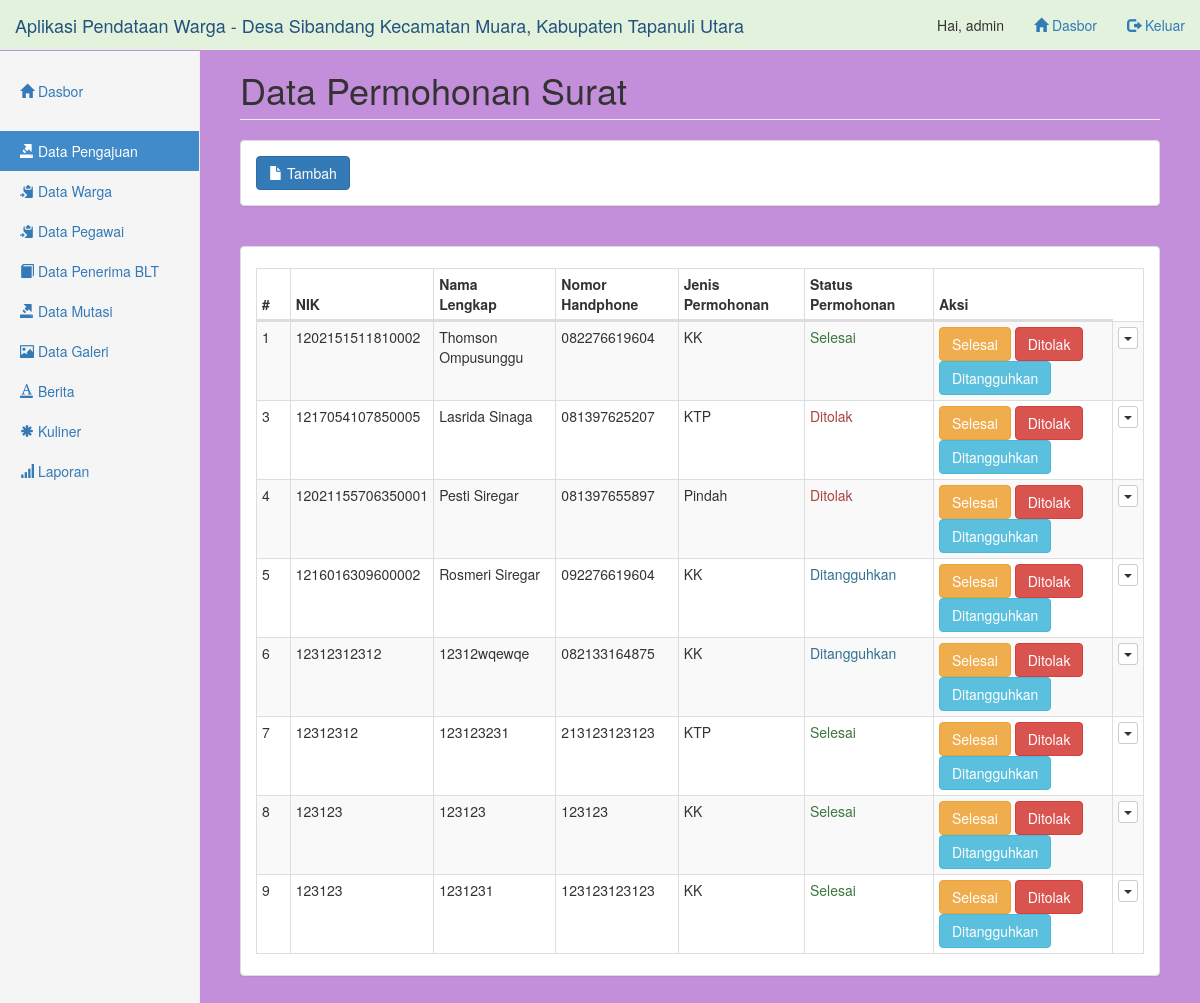
/pages/pengajuan/index.php (signed in), run on the app's committed database.
### tables this page shows
CREATE TABLE `permohonan_surat` (
  `id` int NOT NULL,
  `nik` varchar(39) NOT NULL,
  `nama` varchar(199) NOT NULL,
  `nohp` varchar(25) NOT NULL,
  `jenis` varchar(50) NOT NULL,
  `status` varchar(15) DEFAULT NULL,
  `file_lampiran` varchar(255) DEFAULT NULL
);

### pages/pengajuan/data-index.php (called while the page is built)
<?php
include('../../config/koneksi.php');
$query = "SELECT * FROM permohonan_surat";
$hasil = mysqli_query($db, $query);
$data_permohonan_surat = array();
while ($row = mysqli_fetch_assoc($hasil)) {
    $data_permohonan_surat[] = $row;
}

### pages/pengajuan/index.php (the view, shortened to what this page needs)
<?php include('../_partials/top.php') ?>
<h1 class="page-header">Data Permohonan Surat</h1>
<?php include('data-index.php') ?>
<div class="panel panel-default">
    <div class="panel-body">
        <table class="table table-striped table-bordered table-condensed table-hover" id="datatable">
            <thead>
                <tr>
                    <th>#</th>
                    <th>NIK</th>
                    <th>Nama Lengkap</th>
                    <th>Nomor Handphone</th>
                    <th>Jenis Permohonan</th>
                    <th>Status Permohonan</th>
                    <th>Aksi</th>
                </tr>
            </thead>
            <tbody>
                <?php foreach ($data_permohonan_surat as $permohonan_surat) : ?>
                    <tr>
                        <td><?= $permohonan_surat['id'] ?></td>
                        <td><?= $permohonan_surat['nik'] ?></td>
                        <td><?= $permohonan_surat['nama'] ?></td>
                        <td><?= $permohonan_surat['nohp'] ?></td>
                        <td><?= $permohonan_surat['jenis'] ?></td>
                        <td>
                            <?php if ($permohonan_surat['status'] == 'Selesai') : ?>
                                <span class="text-success">
                                    <?= $permohonan_surat['status'] ?>
                                </span>
                            <?php elseif ($permohonan_surat['status'] == 'Ditolak') : ?>
                                <span class="text-danger">
                                    <?= $permohonan_surat['status'] ?>
                                </span>
                            <?php else : ?>
                                <span class="text-info">
                                    <?= $permohonan_surat['status'] ?>
                                </span>
                            <?php endif; ?>
                        </td>
                        <td>
                            <a class="btn btn-warning" href="update.php?status=Selesai&id=<?= $permohonan_surat['id'] ?>">
                                Selesai
                            </a>
                            <a class="btn btn-danger" href="update.php?status=Ditolak&id=<?= $permohonan_surat['id'] ?>">
                                Ditolak
                            </a>
                            <a class="btn btn-info" href="update.php?status=Ditangguhkan&id=<?= $permohonan_surat['id'] ?>">
                                Ditangguhkan
                            </a>
                        </td>
                        <td>
                            <div class="btn-group pull-right">
                                <button type="button" class="btn btn-default btn-xs dropdown-toggle" data-toggle="dropdown" aria-expanded="true">
                                    <span class="caret"></span>
                                </button>
                            </div>
                        </td>
                    </tr>
                <?php endforeach ?>
            </tbody>
        </table>
        <?php include('../_partials/bottom.php') ?>

### assets/css/dashboard.css (style rules this page uses)
body { padding-top: 50px; }
.main .page-header { margin-top: 0; }

### data on the page
permohonan_surat: id "1", nik "1202151511810002", nama "Thomson Ompusunggu", nohp "082276619604", jenis "KK", status "Selesai"
permohonan_surat: id "3", nik "1217054107850005", nama "Lasrida Sinaga", nohp "081397625207", jenis "KTP", status "Ditolak"
permohonan_surat: id "4", nik "12021155706350001", nama "Pesti Siregar", nohp "081397655897", jenis "Pindah", status "Ditolak"
permohonan_surat: id "5", nik "1216016309600002", nama "Rosmeri Siregar", nohp "092276619604", jenis "KK", status "Ditangguhkan"
permohonan_surat: id "6", nik "12312312312", nama "12312wqewqe", nohp "082133164875", jenis "KK", status "Ditangguhkan"
permohonan_surat: id "7", nik "12312312", nama "123123231", nohp "213123123123", jenis "KTP", status "Selesai"
permohonan_surat: id "8", nik "123123", nama "123123", nohp "123123", jenis "KK", status "Selesai"
permohonan_surat: id "9", nik "123123", nama "1231231", nohp "123123123123", jenis "KK", status "Selesai"

### other printed values
$_SESSION['user']['nama_user'] "admin"
